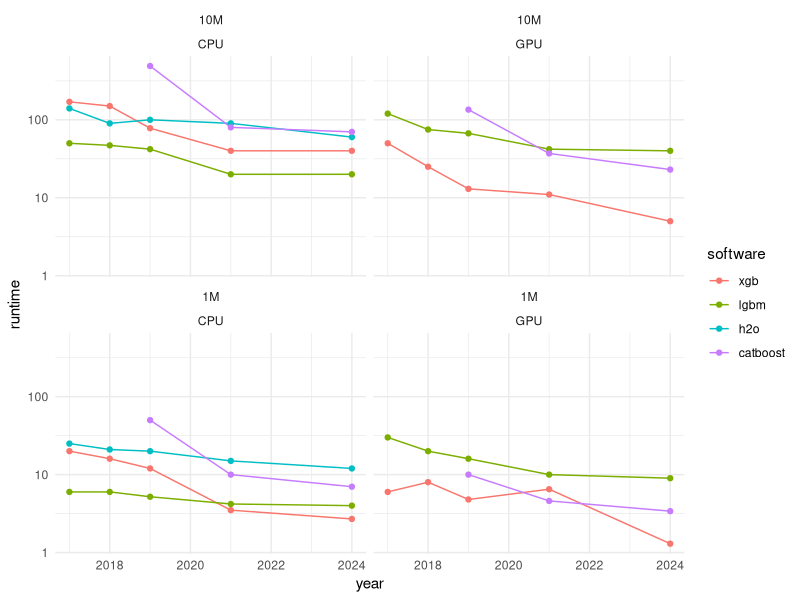

R code for this plot:
library(ggplot2)
library(data.table)

d <- fread("history.csv")
d
dm <- melt(d, id.vars = c("platform","year","size"))
dm

colnames(dm) <- c("platform","year","size","software","runtime")

ggplot(dm, aes(x=year, y=runtime, color=software)) +
  geom_line() + geom_point() + scale_y_log10() +
  facet_wrap(size ~ platform) + 
  theme_minimal()

